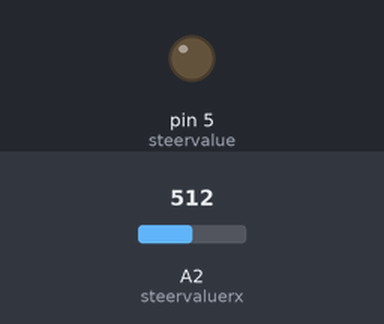
The sketch below on a simulated Arduino Uno, built with avr-gcc and run on an emulated ATmega328P. Shown: output pins drawn as LEDs (lit = HIGH). The inputs (shaded band) are chosen by the test bench; at power-on: A2 (steervaluerx) = 512.

Above: at 1.2 s.
1.3 s: A2 (steervaluerx) set to 716
At 1.8 s:
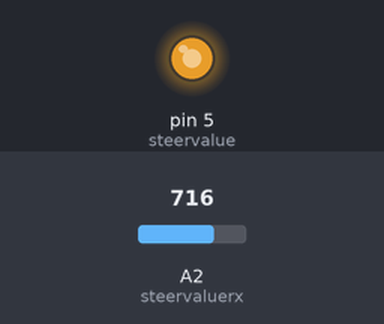
2.8 s: A2 (steervaluerx) set to 752
At 4.0 s:
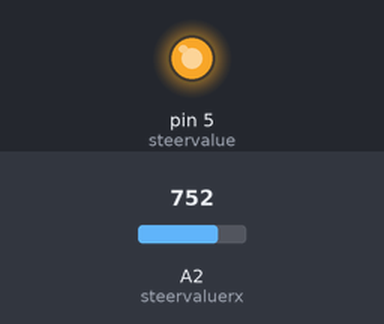
4.3 s: A2 (steervaluerx) set to 768
At 5.3 s:
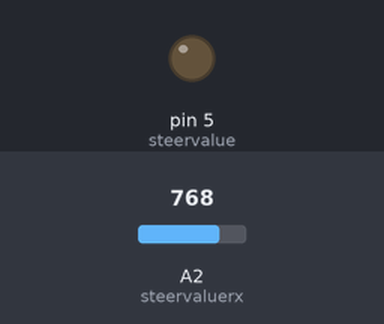
5.8 s: A2 (steervaluerx) set to 900
At 6.4 s:
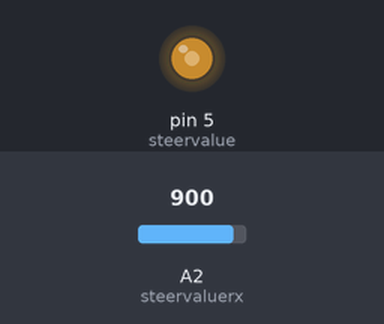
7.3 s: A2 (steervaluerx) set to 306
At 8.5 s:
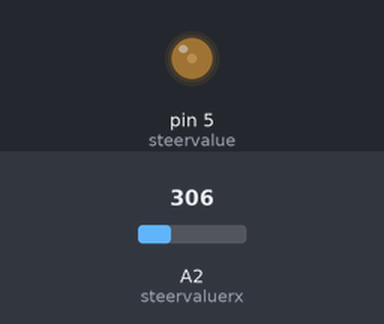
8.8 s: A2 (steervaluerx) set to 0
At 9.9 s:
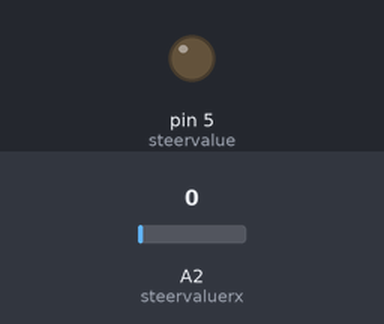
Timing chart, 0 to 11.3 s (numbered marks = the images above; inputs shaded):
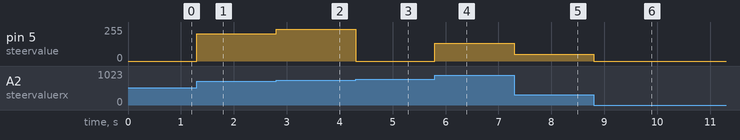

The sketch:

arduinocontrol.ino
```cpp
#define steervaluerx A2
#define steervalue 5

void setup() {
  pinMode(steervaluerx, INPUT);
  pinMode(steervalue, OUTPUT);

  analogReference(EXTERNAL);
  analogWrite(steervalue, 0);
}

void loop() {
  analogWrite(steervalue, analogRead(steervaluerx));
}
```

Measured:
- the behaviour switches between 767 and 768 on A2 (steervaluerx) (found by bisection; images 2 and 3)
- after the input at 1.3 s, pin 5 (steervalue): 0/255 → 204/255 at once
- after the input at 2.8 s, pin 5 (steervalue): 204/255 → 240/255 at once
- after the input at 4.3 s, pin 5 (steervalue): 240/255 → 0/255 at once
- after the input at 5.8 s, pin 5 (steervalue): 0/255 → 132/255 at once
- after the input at 7.3 s, pin 5 (steervalue): 132/255 → 50/255 at once
- after the input at 8.8 s, pin 5 (steervalue): 50/255 → 0/255 at once
